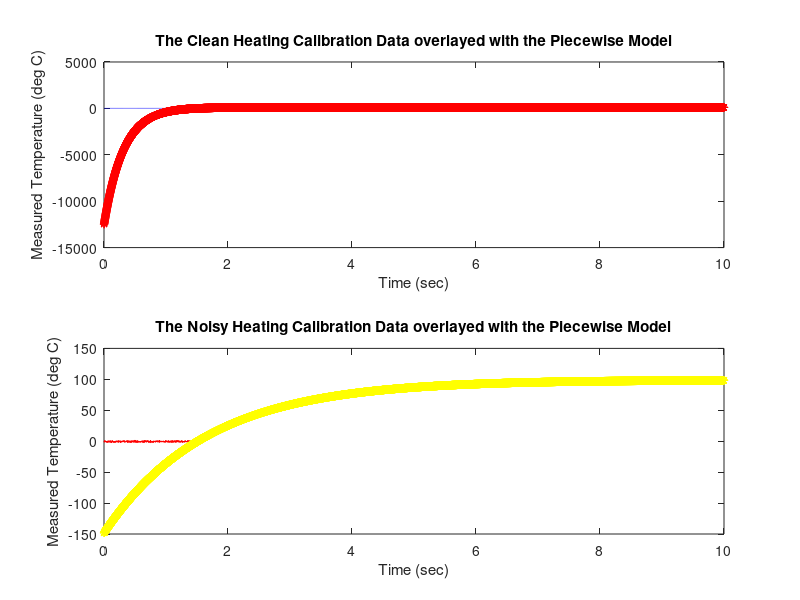
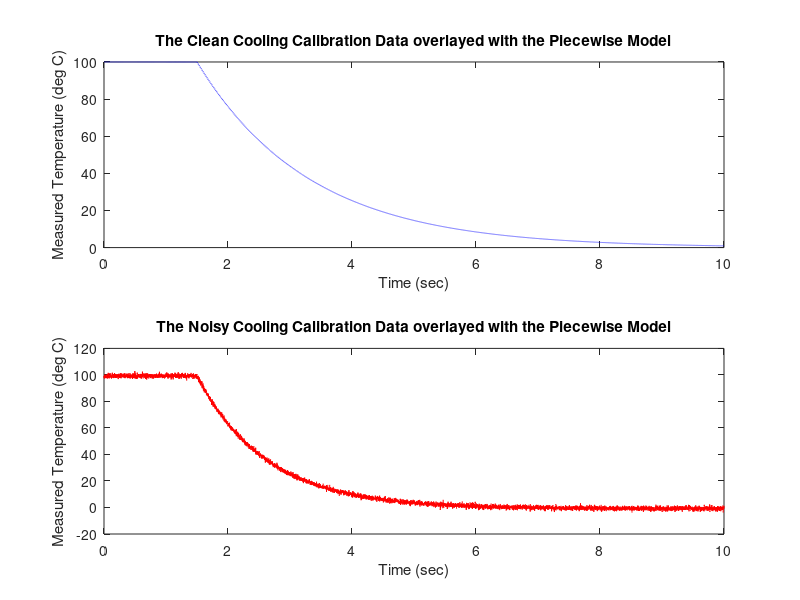

Source code (MATLAB) for these figures, in order:
function[] = Project_M2Calibration_008_14()
%%%%%%%%%%%%%%%%%%%%%%%%%%%%%%%%%%%%%%%%%%%%%%%%%%%%%%%%%%%%%%%%%%%%%%
% ENGR 132 
% Program Description 
% This program takes in the the four given inputs and plugs them into the
% piecewise equations(cooling or heating). Then create two model of the
% heating and cooling data with the piecewise equations overlaped.
%
% Function Call
% Project_M2Calibration_008_14(yH,yL,tau,ts)
%
% Input Arguments
% N/A
% Output Arguments
% N/A 
%
% Assignment Information
%   Assignment:  	    PS ##, Problem #
%   Author:             Name, login@purdue.edu
%   Team ID:            ###-##
%   Paired Programmer:  Name, login@purdue.edu
%   Contributor:        Name, login@purdue [repeat for each]

%%%%%%%%%%%%%%%%%%%%%%%%%%%%%%%%%%%%%%%%%%%%%%%%%%%%%%%%%%%%%%%%%%%%%%

%% ____________________
%% INITIALIZATION
cleanCool = csvread('M2_Data_Calibration_CoolingClean.csv'); % getting the cleaning cooling data 
noisyCool = csvread('M2_Data_Calibration_CoolingNoisy.csv'); % getting the noisy cooling data
cleanHeat = csvread('M2_Data_Calibration_HeatingClean.csv'); % getting the clean heating data
noisyHeat = csvread('M2_Data_Calibration_HeatingNoisy.csv'); % getting the noisy heating data
%Parameters for Clean Heating%
yLCH = 0.00; % The y low 
yHCH = 100.00; % The y high
tsCH = 1.50; % The time step
tauCH = 0.31; % the tau value
%Parameters for Noisy Heating%
yLNH = -0.70; % The y low 
yHNH = 98.90; % The y high
tsNH = 1.50; % The time step 
tauNH = 1.65; % The tau value
%Parameters for Clean Cooling%
yLCC = 100.00; % The y low
yHCC = 0.96; % The y high
tsCC = 1.50;% The time step 
tauCC = 1.82;% tau value 
%Parameters for Noisy Cooling%
yLNC = 98.91; % The y low
yHNC = -0.67; % The y high
tsNC = 1.50; % The time step
tauNC = 1.12; % The tau value
%% ____________________
%% CALCULATIONS
%Cool Heating
yCH = yLCH + (yHCH - yLCH) *(1 - exp(-(cleanHeat(:,1)- tsCH)/ tauCH));
%Noisy Heating
yNH = yLNH + (yHNH - yLNH) *(1 - exp(-(noisyHeat(:,1)- tsNH)/ tauNH)); 
%Cool Cooling
yCC = yLCC + (yHCC - yLCC) * exp((-(cleanCool(:,1)- tsCC)/ tauCC)); 
%Noisy Cooling
yNC = yLNC + (yHNC - yLNC) * exp((-(noisyCool(:,1)- tsNC)/ tauNC)); 
%% ____________________
%% FORMATTED TEXT & FIGURE DISPLAYS
figure(1)
%This plot is the clean heating data with the overlap of the piecewise
%model
subplot(2,1,1)
plot(cleanHeat(:,1),cleanHeat(:,2),'--b');
title("The Clean Heating Calibration Data overlayed with the Piecewise Model");
xlabel("Time (sec)");
ylabel("Measured Temperature (deg C)");
hold on 
plot(cleanHeat(:,1),yCH,'*r');
subplot(2,1,2)
%This plot is the noisy heating data with the overlap of the piecewise
%model
plot(noisyHeat(:,1),noisyHeat(:,2),'--r');
title("The Noisy Heating Calibration Data overlayed with the Piecewise Model");
xlabel("Time (sec)");
ylabel("Measured Temperature (deg C)");
hold on
 plot(noisyHeat(:,1),yNH,'*y');

figure(2)
%This plot is the clean cooling data with the overlap of the piecewise
%model
subplot(2,1,1)
plot(cleanCool(:,1),cleanCool(:,2),'--b');
title("The Clean Cooling Calibration Data overlayed with the Piecewise Model");
xlabel("Time (sec)");
ylabel("Measured Temperature (deg C)");
hold on 
% plot(cleanCool(:,1),yCC,'-.k');
subplot(2,1,2)
%This plot is the noisy cooling data with the overlap of the piecewise
%model
plot(noisyCool(:,1),noisyCool(:,2),'--r');
title("The Noisy Cooling Calibration Data overlayed with the Piecewise Model");
xlabel("Time (sec)");
ylabel("Measured Temperature (deg C)");
hold on 
% plot(noisyCool(:,1),yNC,'-.y');
%% ____________________
%% COMMAND WINDOW OUTPUT


%% ____________________
%% ACADEMIC INTEGRITY STATEMENT
% I/We have not used source code obtained from any other unauthorized
% source, either modified or unmodified.  Neither have I/we provided
% access to my/our code to another. The project I/we am/are submitting
% is my/our own original work.



